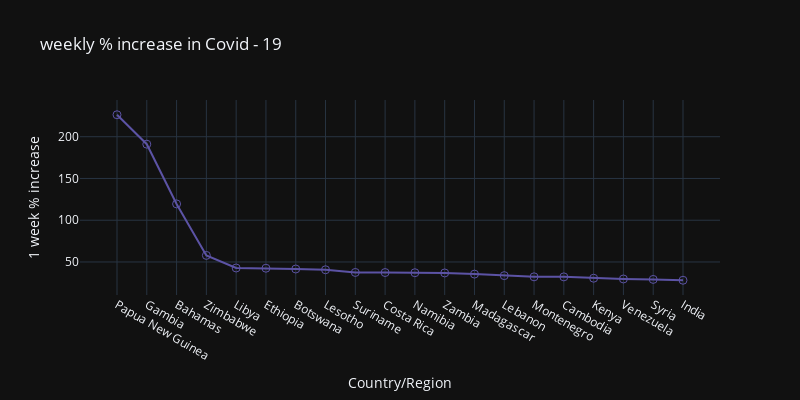

The notebook cell this image was saved under:
### Code cell
trendline = df.sort_values(by='1 week % increase', ascending=False).head(20) #this line will sort the data by 1 week % increase in desecending order and select top 20 countries
fig = px.line(trendline, x='Country/Region', y='1 week % increase', title='weekly % increase in Covid - 19', template='plotly_dark', markers=True, width=800, height=400,color_discrete_sequence=px.colors.sequential.Sunset_r)
fig.update_traces(marker=dict(size=8, symbol='circle-open'))
fig.show()

### Figure 1 — Plotly figure (JSON) as saved in the notebook; plotly's stock layout.template omitted (floating-point values rounded to 4 significant figures)
{"data": [{"hovertemplate": "Country/Region=%{x}<br>1 week % increase=%{y}<extra></extra>", "legendgroup": "", "line": {"color": "rgb(92, 83, 165)", "dash": "solid"}, "marker": {"size": 8, "symbol": "circle-open"}, "mode": "lines+markers", "name": "", "orientation": "v", "showlegend": false, "type": "scatter", "x": ["Papua New Guinea", "Gambia", "Bahamas", "Zimbabwe", "Libya", "Ethiopia", "Botswana", "Lesotho", "Suriname", "Costa Rica", "Namibia", "Zambia", "Madagascar", "Lebanon", "Montenegro", "Cambodia", "Kenya", "Venezuela", "Syria", "India"], "xaxis": "x", "y": [226.3, 191.1, 119.5, 57.85, 42.78, 42.52, 41.57, 40.67, 37.44, 37.34, 37.13, 36.86, 35.47, 33.63, 32.22, 32.16, 30.53, 29.63, 29.12, 28.11], "yaxis": "y"}], "layout": {"height": 400, "legend": {"tracegroupgap": 0}, "title": {"text": "weekly % increase in Covid - 19"}, "width": 800, "xaxis": {"anchor": "y", "domain": [0, 1], "title": {"text": "Country/Region"}}, "yaxis": {"anchor": "x", "domain": [0, 1], "title": {"text": "1 week % increase"}}}}
